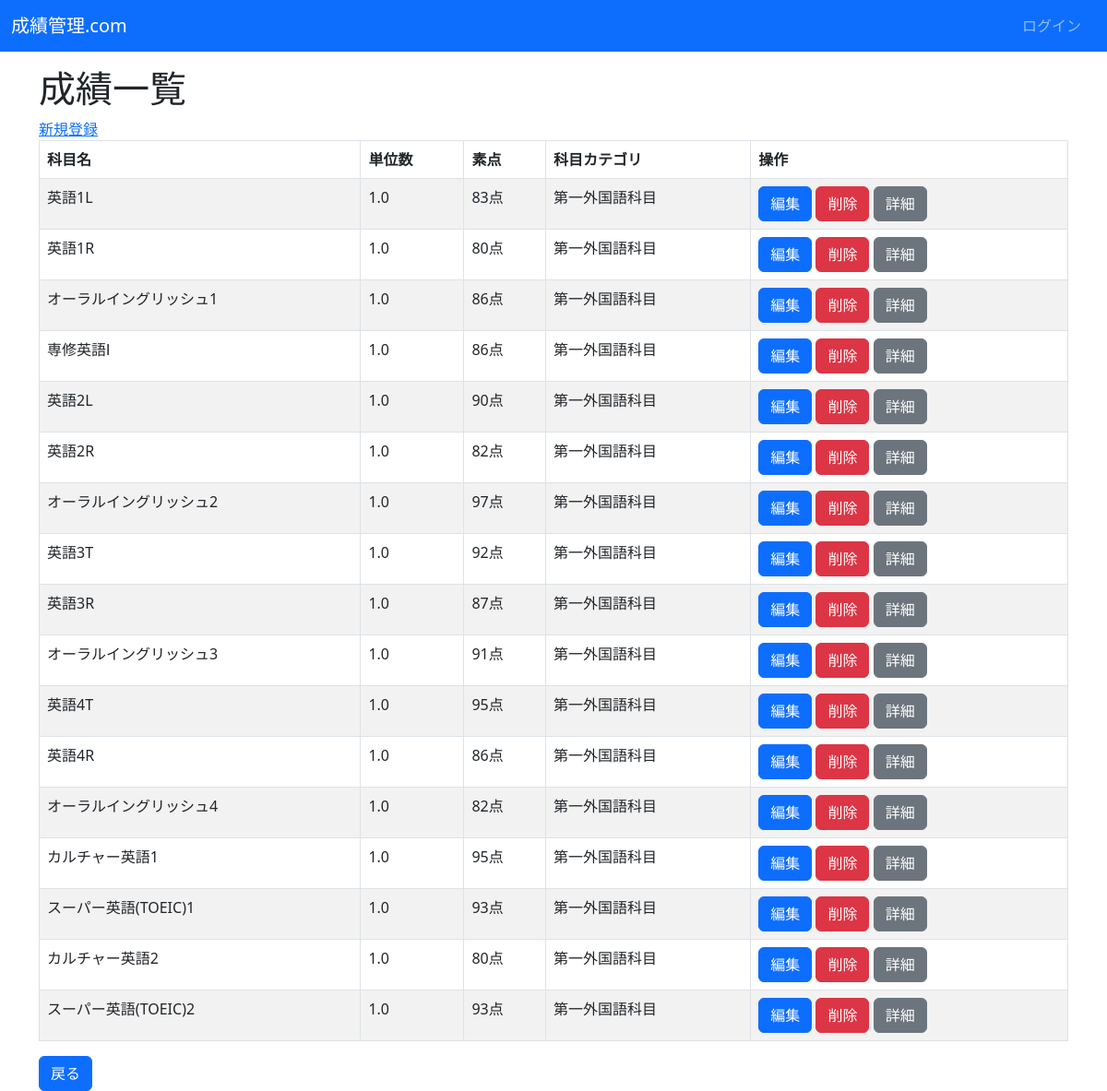
The page /crud/第一外国語科目/ on the database its author committed.
### crud/models.py (models this page shows, shortened)
class Subject(models.Model):
  name = models.CharField(max_length=100)
  credit = models.FloatField(null=True, blank=False)
  score = models.PositiveIntegerField()
  category = models.ForeignKey(Category, on_delete=models.DO_NOTHING)

class Category(models.Model):
  name = models.CharField(max_length=200)
  def __str__(self):
    return self.name

### crud/views.py (the view)
# urls.py: path('crud/<str:category>/', CategorySubjectListView.as_view(), name="category-subject-list"),
class CategorySubjectListView(ListView):
  model = Subject
  template_name = "crud/category_subject.html"
  context_object_name = "subjects"
  def get_queryset(self, **kwargs):
    category_name = self.kwargs["category"]
    category = get_object_or_404(Category, name=category_name)
    return super().get_queryset().filter(category=category)

### crud/templates/crud/category_subject.html (shortened to what this page needs)
{% extends "base.html" %}
{% block content %}
    <h1>成績一覧</h1>
    <a href="{% url 'new' %}">新規登録</a>
    <table class="table table-striped table-hover table-bordered">
      <thead>
        <tr>
          <th>科目名</th>
          <th>単位数</th>
          <th>素点</th>
          <th>科目カテゴリ</th>
          <th>操作</th>
        </tr>
      </thead>
      {% for subject in object_list %}
      <tr>
        <td>{{ subject.name }}</td>
        <td>{{ subject.credit }}</td>
        <td>{{ subject.score }}点</td>
        <td>{{ subject.category }}</td>
        <td>
          <button class="btn btn-primary" onclick="location.href='{% url 'edit' pk=subject.pk %}'">編集</button>
          <button class="btn btn-danger" onclick="location.href='{% url 'delete' pk=subject.pk %}'">削除</button>
          <button class="btn btn-secondary" onclick="location.href='{% url 'detail' pk=subject.pk %}'">詳細</button>
        </td>
      </tr>
      {% endfor %}
    </table>
    <button class="btn btn-primary" onclick="location.href='{% url 'list' %}'">戻る</button>
  {% endblock %}

### rows shown on the page
Subject: name "英語1L", credit "1.0", score "83", category "第一外国語科目"
Subject: name "英語1R", credit "1.0", score "80", category "第一外国語科目"
Subject: name "オーラルイングリッシュ1", credit "1.0", score "86", category "第一外国語科目"
Subject: name "専修英語Ⅰ", credit "1.0", score "86", category "第一外国語科目"
Subject: name "英語2L", credit "1.0", score "90", category "第一外国語科目"
Subject: name "英語2R", credit "1.0", score "82", category "第一外国語科目"
Subject: name "オーラルイングリッシュ2", credit "1.0", score "97", category "第一外国語科目"
Subject: name "英語3T", credit "1.0", score "92", category "第一外国語科目"
Subject: name "英語3R", credit "1.0", score "87", category "第一外国語科目"
Subject: name "オーラルイングリッシュ3", credit "1.0", score "91", category "第一外国語科目"
Subject: name "英語4T", credit "1.0", score "95", category "第一外国語科目"
Subject: name "英語4R", credit "1.0", score "86", category "第一外国語科目"
Subject: name "オーラルイングリッシュ4", credit "1.0", score "82", category "第一外国語科目"
Subject: name "カルチャー英語1", credit "1.0", score "95", category "第一外国語科目"
Subject: name "スーパー英語(TOEIC)1", credit "1.0", score "93", category "第一外国語科目"
Subject: name "カルチャー英語2", credit "1.0", score "80", category "第一外国語科目"
Subject: name "スーパー英語(TOEIC)2", credit "1.0", score "93", category "第一外国語科目"
